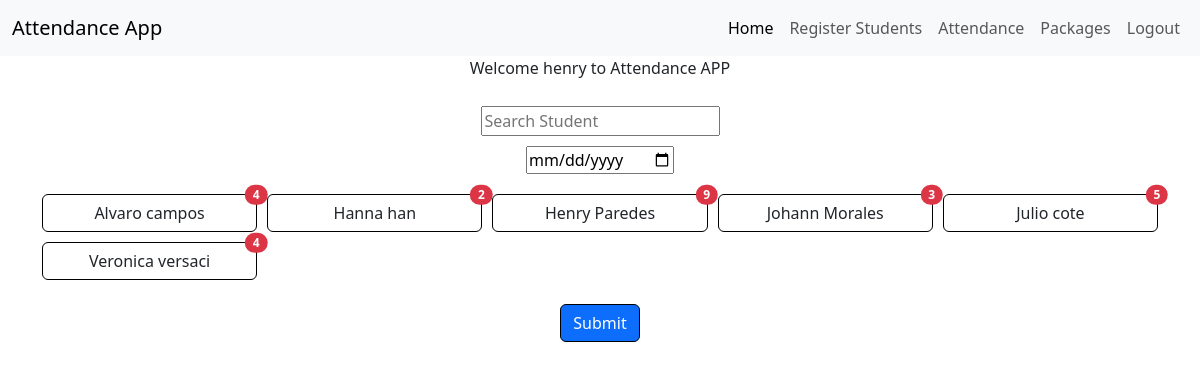
The page / (signed in) on the database its author committed.
### tables this page shows
CREATE TABLE "students" (
            id INTEGER PRIMARY KEY,
            "firstname" TEXT NOT NULL
        , lastname TEXT NOT NULL, email TEXT, user_id INTEGER);

### app.py (the view)
@app.route('/', methods= ['GET', 'POST'])
@login_required
def index():
    if request.method == "POST":
        attendance_data = request.data
        decoded_data = attendance_data.decode('utf-8')
        attendanceJson = ''
        if decoded_data:
            attendanceJson = request.get_json()
        try:
            cursor.executemany('INSERT INTO attendance (student_id, date, user_id) VALUES (?, ?, ?)', [(data['id'], data['newDate'], int(session["user_id"])) for data in attendanceJson])
            con.commit()
            return redirect("/attendance")
        except Exception as e:
            print(f"Error: {e}")
            return jsonify({"Error": "Failed to fetch data"})
    else:
        cursor.execute("SELECT p.student_id, s.firstname, s.lastname, s.email, SUM(p.class_quantity) - (SELECT COUNT(*) FROM attendance a WHERE a.student_id = p.student_id) AS remaining_class_quantity FROM packages p JOIN students s ON p.student_id = s.id AND s.user_id = ? WHERE p.user_id = ? GROUP BY p.student_id, s.firstname, s.lastname, s.email HAVING SUM(p.class_quantity) - (SELECT COUNT(*) FROM attendance a WHERE a.student_id = p.student_id) > 0 ORDER BY s.firstname ASC", (int(session["user_id"]), int(session["user_id"])))
        packages = cursor.fetchall()
        return render_template("index.html", user=USER['username'], active_link="home", packages = packages)

### helpers.py (called while the page is built)
def login_required(f):
    @wraps(f)
    def decorated_function(*args, **kwargs):
        if session.get("user_id") is None:
            return redirect("/login")
        return f(*args, **kwargs)
    return decorated_function

### templates/index.html (shortened to what this page needs)
{% extends "layout.html" %}
{% block main %}
<p>Welcome {{ user }} to Attendance APP</p>
<input type="search" name="search-input-2" id="search-input-2" placeholder="Search Student">
<br>
<form id="form-class-attendance" action="/" method="post">
  <input type="date" name="date" id="date" data-bs-toggle="tooltip" data-bs-placement="top"
    title="Select the day you want to check in your students">
  <div id="student-list-packages">
    {% for student in packages %}
    <button type="button" class="btn position-relative" data-id='{{ student[0] }}'
      data-name="{{ student[1] }} {{ student[2] }}" data-toggle="tooltip" data-placement="top"
      title="{{ student[3] }}">{{
      student[1] }} {{ student[2] }}
      <span id="quantity" class="position-absolute top-0 start-100 translate-middle badge rounded-pill bg-danger">
        {{ student[4] }}
      </span>
    </button>
    {% endfor %}
  </div><br>
  <button type="submit" class="btn btn-primary">Submit</button>
</form>
{% endblock %}

### templates/layout.html (shortened to what this page needs)
<!DOCTYPE html>
<html lang="en">
<head>
  <link rel="stylesheet" href="static/style.css">
  <link rel="stylesheet" href="{{ url_for('static', filename='bootstrap.min.css') }}">
</head>
<body>
  <nav class="navbar navbar-expand-lg bg-body-tertiary">
    <div class="container-fluid">
      <a class="navbar-brand" href="/">Attendance App</a>
      <div class="collapse navbar-collapse" id="navbarNav">
        {% if session["user_id"] %}
        <ul class="navbar-nav ms-auto">
          <li class="nav-item">
            <a class="nav-link {% if active_link == 'home' %}active{% endif %}" aria-current="page" href="/">Home</a>
          </li>
          <li class="nav-item">
            <a class="nav-link {% if active_link == 'register_students' %}active{% endif %}"
              href="/register_students">Register
              Students</a>
          </li>
          <li class="nav-item">
            <a class="nav-link {% if active_link == 'attendace' %}active{% endif %}" href="/attendance">Attendance</a>
          </li>
          <li class="nav-item">
            <a class="nav-link {% if active_link == 'packages' %}active{% endif %}" href="/packages">Packages</a>
          </li>
          <li class="nav-item">
            <a class="nav-link" href="/logout">Logout</a>
          </li>
        </ul>
        {% endif %}
      </div>
    </div>
  </nav>
  <main class="container text-center">
    {% block main %}{% endblock %}
  </main>
</body>
</html>

### static/style.css (style rules this page uses)
#student-list, #student-list-packages { margin-top: 20px; display: grid; grid-template-columns: repeat(5, minmax(0px, 1fr)); gap: 10px; max-width: 100%; }
input { margin-top: 10px !important; }
.btn { border: 1px solid black !important; }

### rows shown on the page
students: firstname "henry", firstname "Henry", lastname "Paredes", student "9"
students: firstname "Alvaro", lastname "campos", student "4"
students: firstname "Hanna", lastname "han", student "2"
students: firstname "Johann", lastname "Morales", student "3"
students: firstname "Julio", lastname "cote", student "5"
students: firstname "Veronica", lastname "versaci", student "4"
